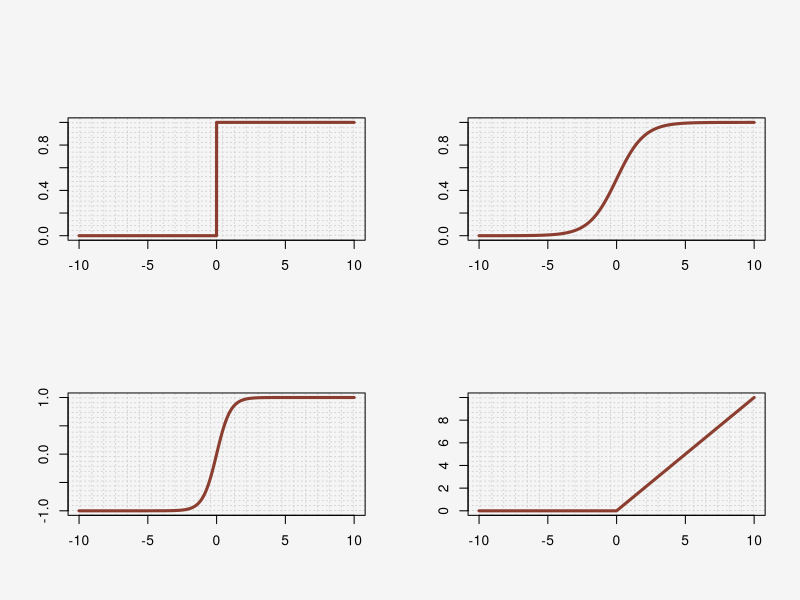
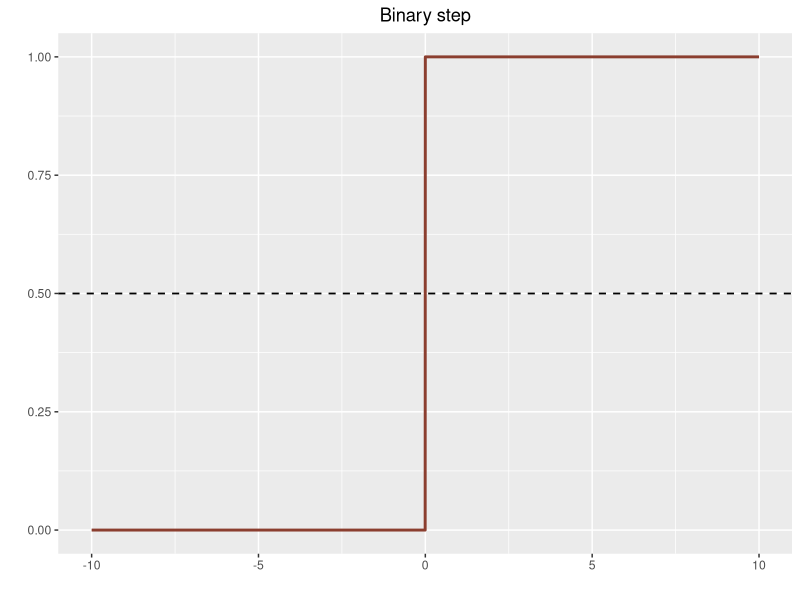
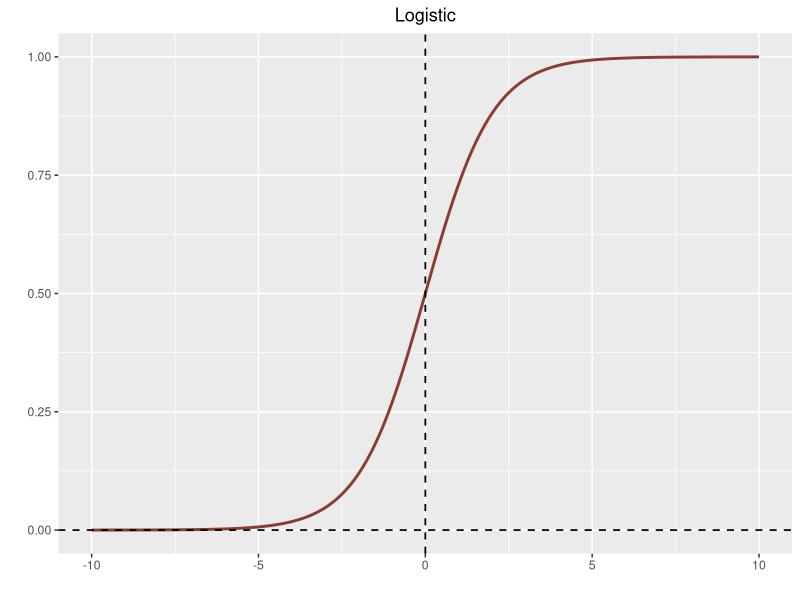
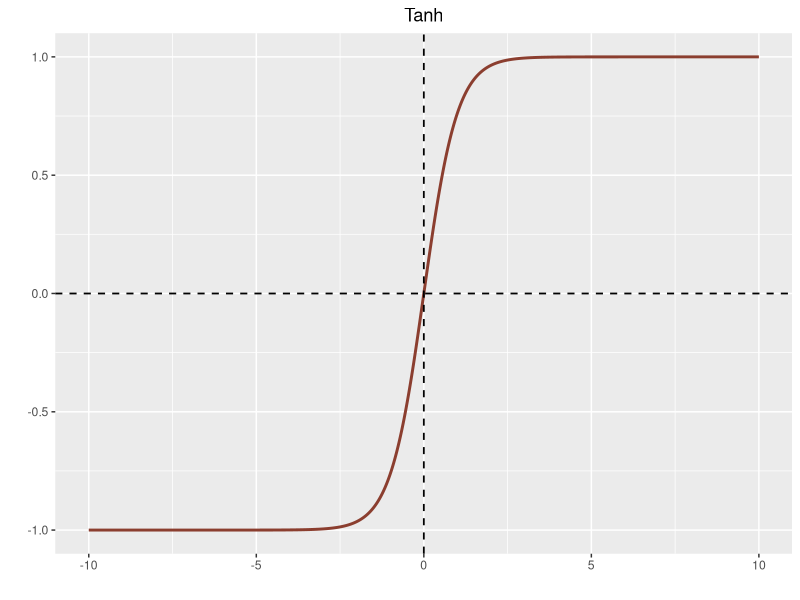
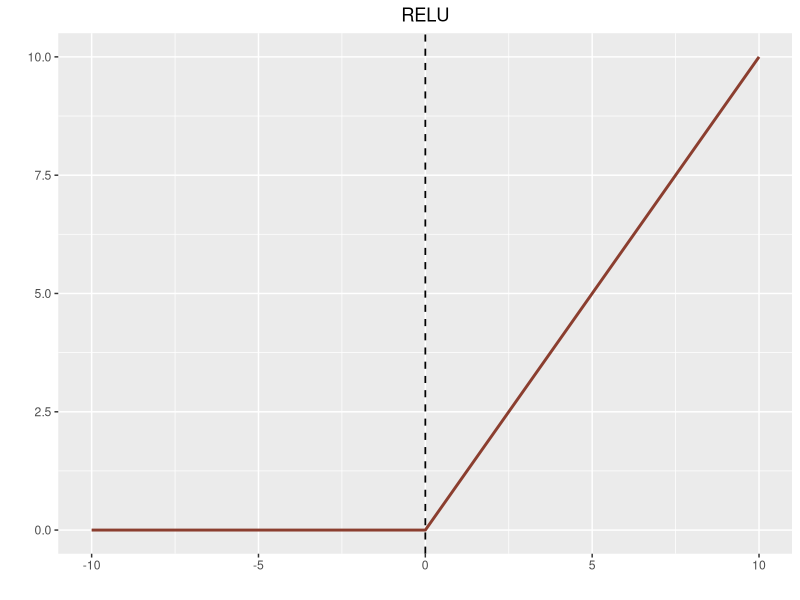
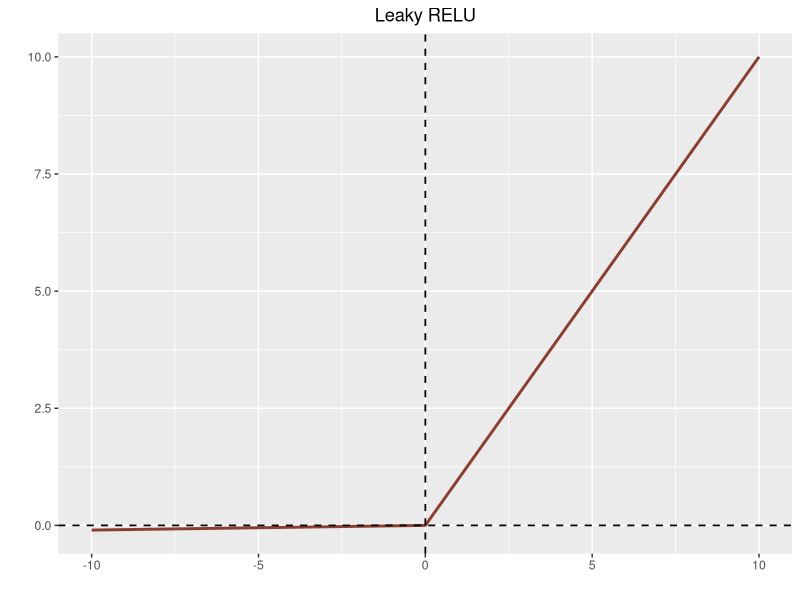
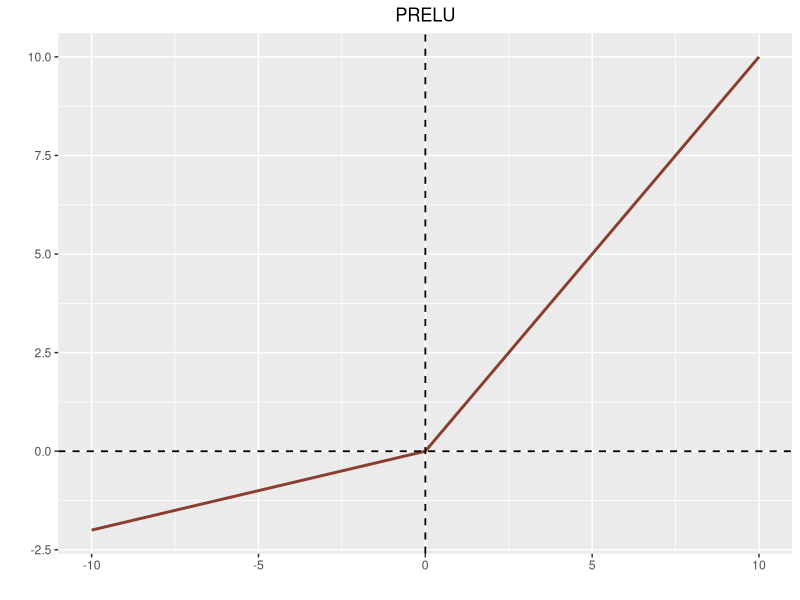
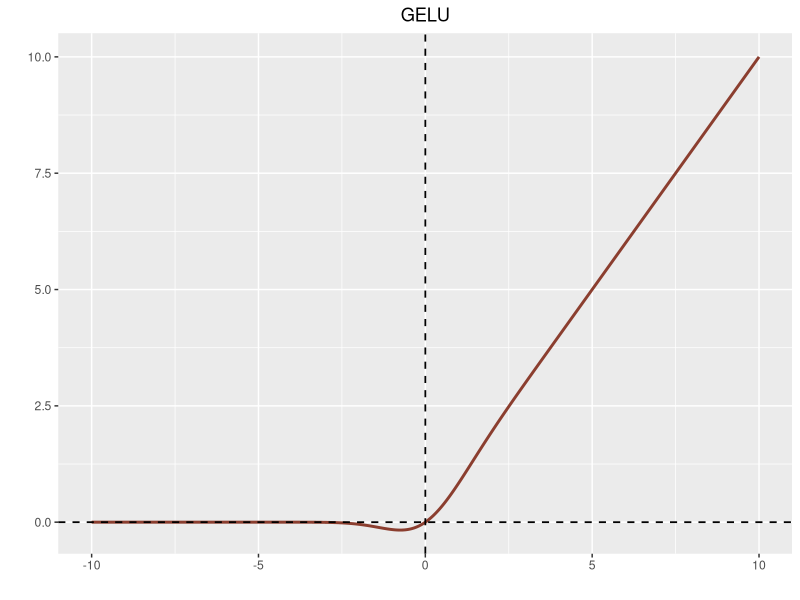

R code for these plots, in order:
library(ggplot2)
library(pracma)

xGrid = seq(-10,10, by = 0.005) ; xGrid

binary_step = function(x){
  if (x<0) 0 else 1
}

logistic = function(x){
  return(1/( 1+exp(-x) ))
}

tanh = function(x){
  num = exp(x) - exp(-x)
  den = exp(x) + exp(-x)
  return(num/den)
}

RELU = function(x){
  if (x<=0) 0 else x 
}

leaky_RELU = function(x){
  if(x<0) 0.01*x else x
}

PRELU = function(x){
  if(x<0) 0.2*x else x
}


GELU = function(x){
  0.5*x*(1+erf(x/sqrt(2)))
}


ELU = function(x){
  if (x<0) 0.2*(exp(x) - 1) else x
}


SELU = function(x){
  if (x<0) 1.0507*1.67326*(exp(x)-1) else 1.0507*x
}

# plot --------------------------------------------------------------------


par(mfrow=c(2,2),oma=c(0,0,3,0),bg="whitesmoke")
plot(xGrid, sapply(xGrid, binary_step), type="l",col="coral4",  panel.first = grid(25,25), lwd=3, ylab = "", xlab="")
plot(xGrid, sapply(xGrid, logistic), type="l",col="coral4",  panel.first = grid(25,25), lwd=3, ylab="", xlab= "")
plot(xGrid, sapply(xGrid, tanh), type="l",col="coral4",  panel.first = grid(25,25), lwd=3, ylab="", xlab ="")
plot(xGrid, sapply(xGrid, RELU), type="l",col="coral4",  panel.first = grid(25,25), lwd=3, ylab="", xlab= "")



# ggplot ------------------------------------------------------------------

# binary step 

df = data.frame(xGrid, sapply(xGrid, binary_step));colnames(df) = c("x", "y");  head(df)

ggplot(df, aes(x,y) ) + 
  geom_line(col="coral4", size=1) + 
  geom_hline(yintercept = 0.5, color = "black", size=0.6, linetype="dashed") +
  labs(title="Binary step", x ="", y = "") +
  theme(plot.title = element_text(hjust = 0.5)) 

# logistic 

df = data.frame(xGrid, sapply(xGrid, logistic));colnames(df) = c("x", "y");  head(df)

ggplot(df, aes(x,y) ) + 
  geom_line(col="coral4", size=1) + 
  geom_hline(yintercept=0, color = "black", size=0.6, linetype="dashed") +  
  geom_vline(xintercept = 0, color = "black", size=0.6, linetype="dashed") + 
  labs(title="Logistic", x ="", y = "") + 
  theme(plot.title = element_text(hjust = 0.5)) 

# tanh

df = data.frame(xGrid, sapply(xGrid, tanh));colnames(df) = c("x", "y");  head(df)

ggplot(df, aes(x,y) ) + 
  geom_line(col="coral4", size=1) + 
  geom_hline(yintercept=0, color = "black", size=0.6, linetype="dashed") + 
  geom_vline(xintercept = 0, color = "black", size=0.6, linetype="dashed") + 
  labs(title="Tanh", x ="", y = "") + 
  theme(plot.title = element_text(hjust = 0.5)) 

# RELU 

df = data.frame(xGrid, sapply(xGrid, RELU));colnames(df) = c("x", "y");  head(df)

ggplot(df, aes(x,y) ) + 
  geom_line(col="coral4", size=1) + 
  geom_vline(xintercept=0, color = "black", size=0.6, linetype="dashed") + 
  labs(title="RELU", x ="", y = "") +  
  theme(plot.title = element_text(hjust = 0.5)) 

# leaky RELU 

df = data.frame(xGrid, sapply(xGrid, leaky_RELU));colnames(df) = c("x", "y");  head(df)

ggplot(df, aes(x,y) ) + 
  geom_line(col="coral4", size=1) +
  geom_vline(xintercept=0, color = "black", size=0.6, linetype="dashed") + 
  geom_hline(yintercept = 0, color = "black", size=0.6, linetype="dashed") + 
  labs(title="Leaky RELU", x ="", y = "") + 
  theme(plot.title = element_text(hjust = 0.5)) 


# PRELU 

df = data.frame(xGrid, sapply(xGrid, PRELU));colnames(df) = c("x", "y");  head(df)

ggplot(df, aes(x,y) ) + 
  geom_line(col="coral4", size=1) + 
  geom_vline(xintercept=0, color = "black", size=0.6, linetype="dashed") + 
  geom_hline(yintercept = 0, color = "black", size=0.6, linetype="dashed") + 
  labs(title="PRELU", x ="", y = "") +
  theme(plot.title = element_text(hjust = 0.5)) 


# GELU 

df = data.frame(xGrid, sapply(xGrid, GELU));colnames(df) = c("x", "y");  head(df)

ggplot(df, aes(x,y) ) + 
  geom_line(col="coral4", size=1) + 
  geom_vline(xintercept=0, color = "black", size=0.6, linetype="dashed") + 
  geom_hline(yintercept = 0, color = "black", size=0.6, linetype="dashed") + 
  labs(title="GELU", x ="", y = "") + 
  theme(plot.title = element_text(hjust = 0.5)) 

# ELU 

df = data.frame(xGrid, sapply(xGrid, ELU));colnames(df) = c("x", "y");  head(df)

ggplot(df, aes(x,y) ) + 
  geom_line(col="coral4", size=1) + 
  geom_vline(xintercept=0, color = "black", size=0.6, linetype="dashed") +
  geom_hline(yintercept = 0, color = "black", size=0.6, linetype="dashed") + 
  labs(title="ELU", x ="", y = "") +  
  theme(plot.title = element_text(hjust = 0.5)) 

# SELU 

df = data.frame(xGrid, sapply(xGrid, SELU));colnames(df) = c("x", "y");  head(df)

ggplot(df, aes(x,y) ) + 
  geom_line(col="coral4", size=1) + 
  geom_vline(xintercept=0, color = "black", size=0.6, linetype="dashed") + 
  geom_hline(yintercept = 0, color = "black", size=0.6, linetype="dashed") + 
  labs(title="SELU", x ="", y = "") + 
  theme(plot.title = element_text(hjust = 0.5)) 
      






  
       